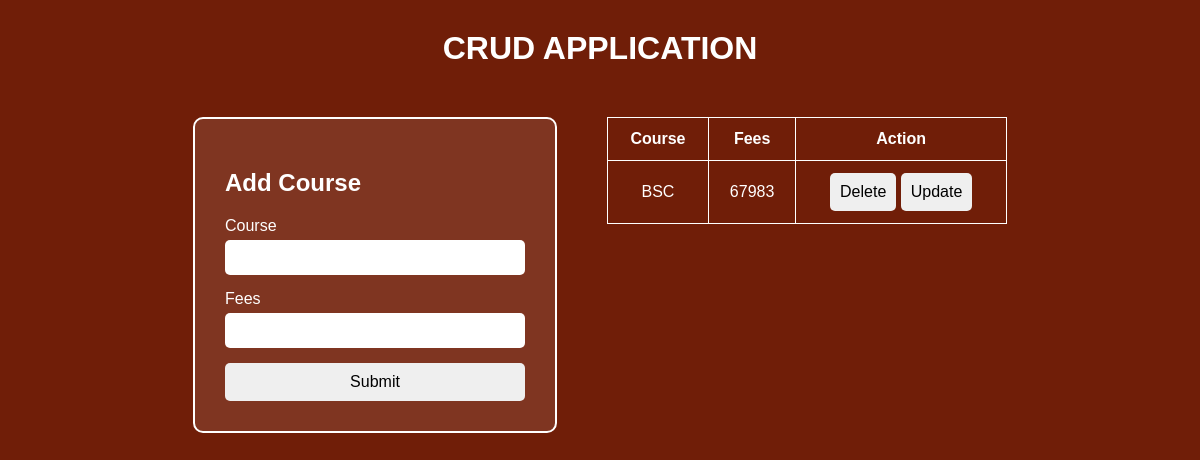
Before: / with the older database file.
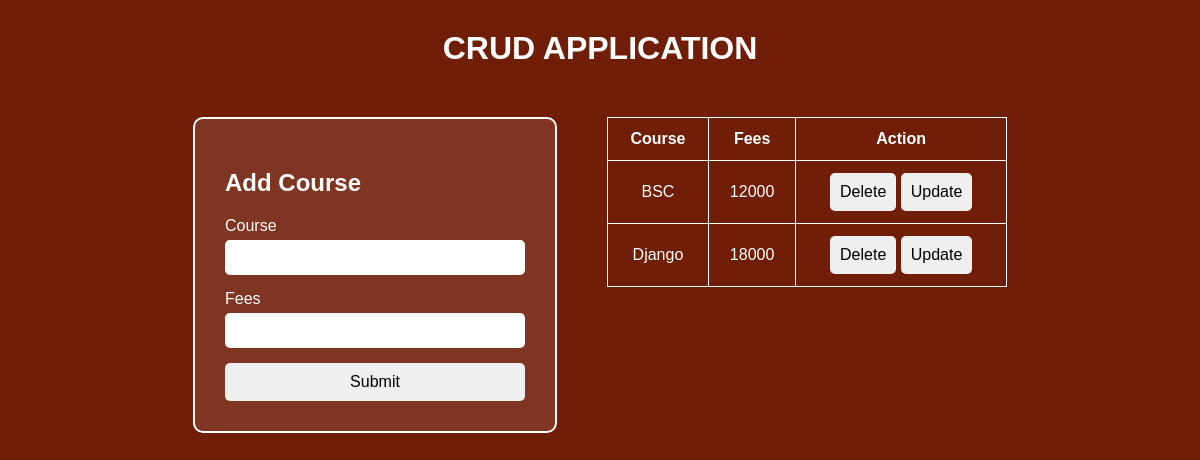
After: the same page with the newer database file.
### djangapp/models.py (models this page shows)
class djann(models.Model):
    course=models.CharField(max_length=100)
    fees=models.IntegerField()

### djangapp/views.py (the view)
# urls.py: path('',views.djann_create,name='home'),
def djann_create(request):
    a=djann.objects.all()
    if request.method=='POST':
        a=request.POST.get('course')
        b=request.POST.get('fees')
        djann.objects.create(course=a,fees=b)
        return redirect('home')
    return render(request,'index.html',{'a':a})

### templates/index.html (shortened to what this page needs)
<!DOCTYPE html>
<html lang="en">
<head>
</head>
<body>
    <h1>CRUD APPLICATION</h1>
    <div class="crud">
        <div class="form-container">
            <form method="POST">
                <h2>Add Course</h2>
                <label>Course</label>
                <input type="text" name="course">
                <label>Fees</label>
                <input type="number" name="fees">
                <button type="submit">Submit</button>
            </form>
        </div>
        <div class="table-container">
            <table>
                <tr>
                    <th>Course</th>
                    <th>Fees</th>
                    <th>Action</th>
                </tr>
                {% for i in a %}
                <tr>
                    <td>{{i.course}}</td>
                    <td>{{i.fees}}</td>
                    <td>
                        <a href="{% url 'delete_djann' i.id %}">
                            <button type="button">Delete</button>
                        </a>
                        <a href="{% url 'update_djann' i.id %}">
                            <button type="button">Update</button>
                        </a>
                    </td>
                </tr>
                {% endfor %}
            </table>
        </div>
    </div>
</body>
</html>

### templates/index.html (style rules this page uses)
body { background-color: rgb(112, 30, 8); font-family: Arial, Helvetica, sans-serif; margin: 0; padding: 0; }
h1 { color: white; text-align: center; margin-top: 30px; }
.crud { display: flex; justify-content: center; gap: 50px; margin-top: 50px; flex-wrap: wrap; }
form { display: flex; flex-direction: column; padding: 30px; width: 300px; border: 2px solid white; border-radius: 10px; background-color: rgba(255,255,255,0.1); color: white; }
form input { padding: 10px; margin-top: 5px; margin-bottom: 15px; border: none; border-radius: 5px; }
button { padding: 10px; font-size: 16px; border: none; border-radius: 5px; cursor: pointer; }
table { border-collapse: collapse; color: white; min-width: 400px; }
table th, table td { border: 1px solid white; padding: 12px; text-align: center; }
.table-container { overflow-x: auto; }
a { text-decoration: none; }

Changed rows visible on the page:
changed djann "BSC": fees "67983" → "12000"
added djann: course "Django", fees "18000"
